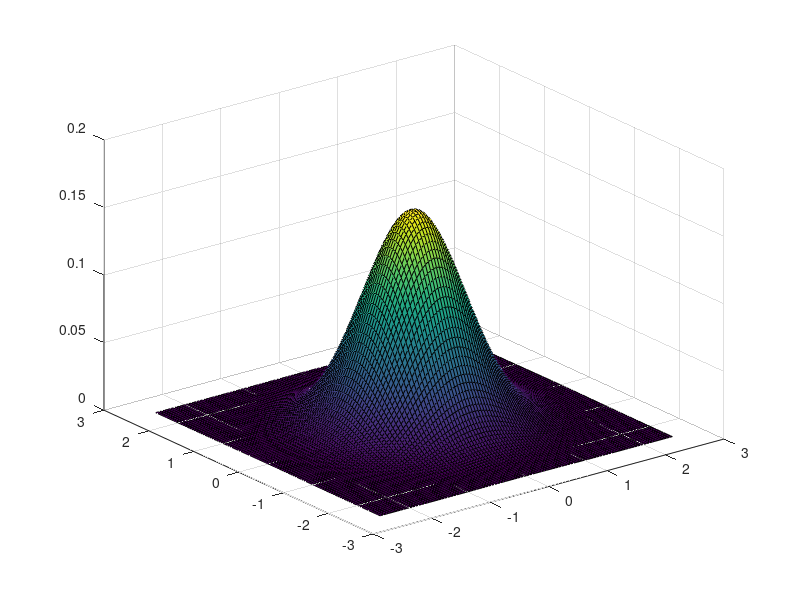
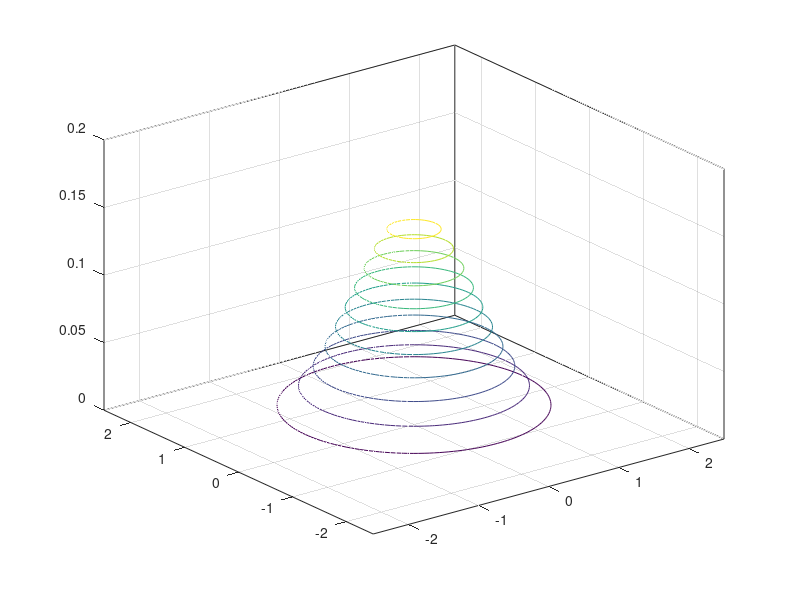

Reproduce these figures in MATLAB, in order.
x = -2.5:.05:2.5;
y = -2.5:.05:2.5;
rou = 0;
[X,Y] = meshgrid(x,y);%将x, y保存在X,Y向量中，二维坐标每一个点都是向量矩阵相乘的结果
z = (2*pi*sqrt(1-rou))^-1*exp(-(1-rou^2)^-1*(X.^2+Y.^2-2*rou.*Y.*Y));
surf(X, Y, z)%画图：一个surface
figure, contour3(X,Y,z)%contour用于画等高线图，加上3是三维等高线，不加3是平面等高线